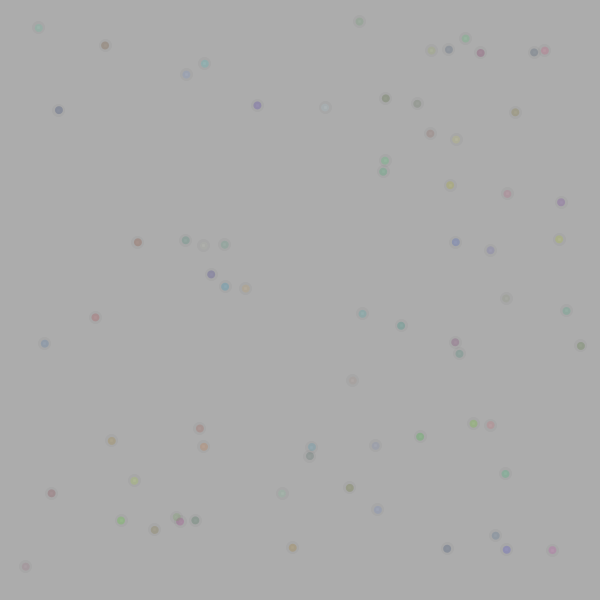
Frame 1 (no input)
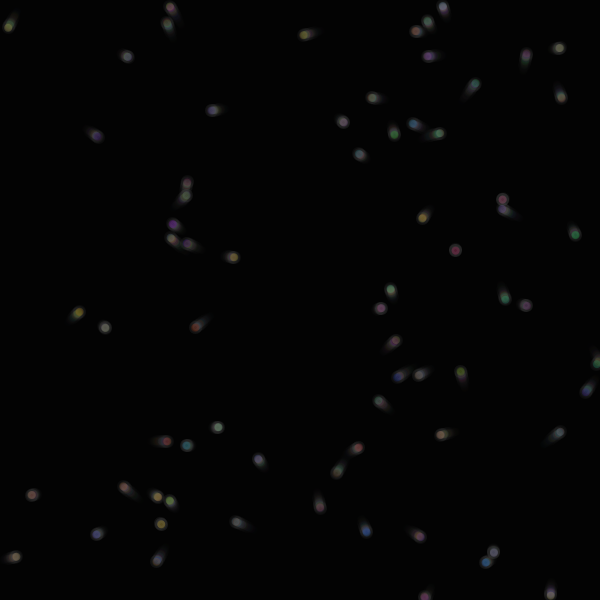
Frame 60 (the mouse pressed at the canvas centre just before this capture)
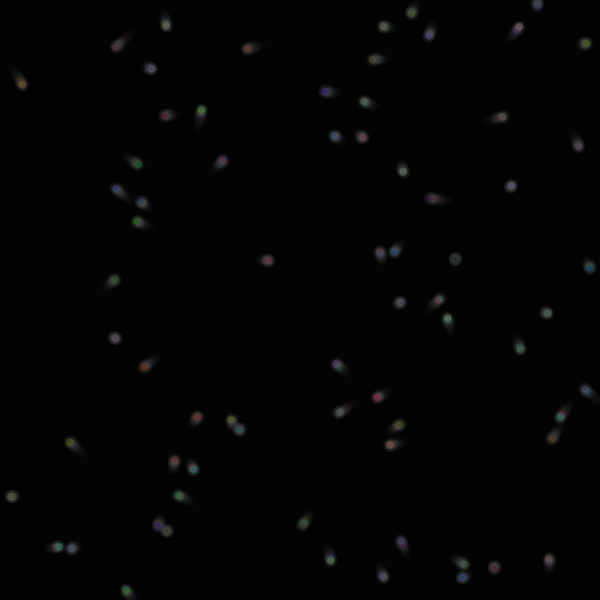
Frame 120 (the mouse held since frame 60 and released just before this capture)

The Processing sketch that drew these frames (run headless with seeded random() and noise(); from frame 60 on, the mouse is pressed at the canvas centre):

// Processing sketch: processing_152061
// ── processing_152061.pde

int n = 70;
float ballSize = 8;
float[] x = new float[n];
float[] y = new float[n];
float[] sx = new float[n];
float[] sy = new float[n];
float a = 0;
float cx = 80;
float cy = 60;


void setup() {
  size(600, 600);
  smooth();
  for (int i=0; i<n; i++) {
    x[i] = random(10, width-10);
    y[i] = random(10, height-10);
    sx[i] = random(-1, 1);
    sy[i] = random(-1, 1);
  }
}
void draw() {
  noStroke();
  fill(0,40);
  rect(0,0,width,height);
   

  for (int i=0; i<n; i++) {
    for (int j=0; j<n; j++) {
      if (i != j) {
        float d = dist(x[i], y[i], x[j], y[j]);
        if (d < 10)
        {
          sx[i] += constrain(0.5 / (x[i]-x[j]), -0.05, 0.05);
          sy[i] += constrain(0.5 / (y[i]-y[j]), -0.05, 0.05);
        }
      }
    }
  }
  for (int i=0; i<n; i++) {
    strokeWeight(5);
    stroke(100,100,100,20);  
    fill(random(225),random(225),random(225),50);
    ellipse(x[i], y[i], ballSize, ballSize);
     }
 if (mousePressed == true){
  for (int i=0; i<n; i++) {
    for (int k=0;k<n; k++) {
      if (i != k) {
        float d = dist(x[i], y[i], mouseX, mouseY);
        if (d < 1)
        {
          sx[i] = constrain(0.5 /( x[i]-mouseX) , -0.5, 0.05);
          sy[i] = constrain(0.5 /( y[i]-mouseY) , -0.5, 0.05);
        }
      }
    }
  }
 }
 else{
  for (int i=0; i<n; i++) {
    for (int k=0;k<n; k++) {
      if (i != k) {
        float d = dist(x[i], y[i], mouseX, mouseY);
        if (d < 10)
        {
          sx[i] += constrain(0.5 /( x[i]-mouseX) , -0.05, 0.05);
          sy[i] += constrain(0.5 /( y[i]-mouseY) , -0.05, 0.05);
        }
      }
    }
  }
 
 }
 
  
move();
}


void move()
{
 for (int i=0; i<n; i++) {
    x[i] += sx[i];
    y[i] += sy[i];

    if (x[i] < 0) { x[i] = 0; sx[i] = -sx[i]; }
    if (x[i] > width) { x[i] = width; sx[i] = -sx[i]; }
    if (y[i] < 0) { y[i] = 0; sy[i] = -sy[i]; }
    if (y[i] > height) { y[i] = height; sy[i] = -sy[i];}
  }
  
}
